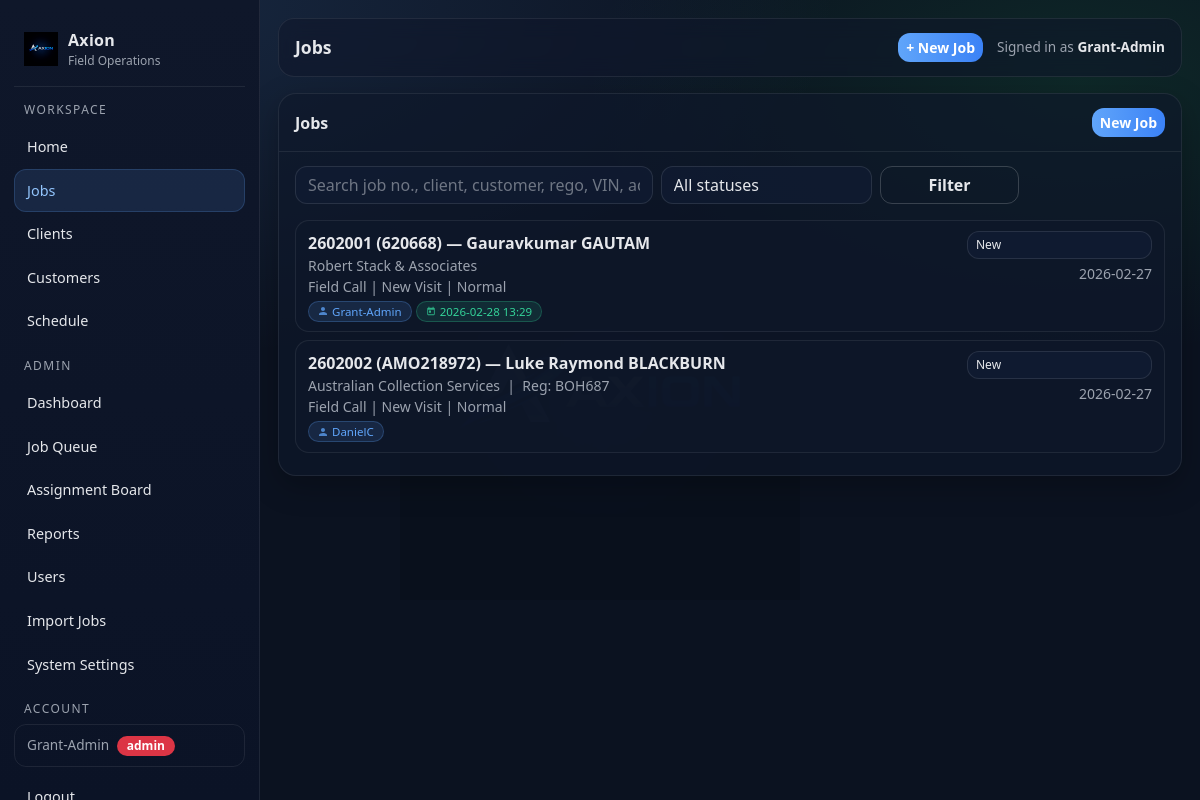
Page /jobs (signed in) on the committed database.
### tables this page shows
CREATE TABLE users (
        id INTEGER PRIMARY KEY AUTOINCREMENT,
        full_name TEXT NOT NULL,
        email TEXT UNIQUE NOT NULL,
        password TEXT NOT NULL,
        role TEXT NOT NULL,
        active INTEGER NOT NULL DEFAULT 1,
        created_at TEXT NOT NULL
    );

CREATE TABLE jobs (
        id INTEGER PRIMARY KEY AUTOINCREMENT,

        internal_job_number TEXT NOT NULL,
        client_reference TEXT,
        display_ref TEXT NOT NULL,

        client_id INTEGER,
        customer_id INTEGER,
        assigned_user_id INTEGER,

        job_type TEXT NOT NULL,
        visit_type TEXT NOT NULL,
        status TEXT NOT NULL,
        priority TEXT NOT NULL,

        job_address TEXT,
        description TEXT,

        created_at TEXT NOT NULL,
        updated_at TEXT NOT NULL, lender_name TEXT, account_number TEXT, regulation_type TEXT, arrears_cents INTEGER, costs_cents INTEGER, mmp_cents INTEGER, job_due_date TEXT, bill_to_client_id INTEGER,

        FOREIGN KEY(client_id) REFERENCES clients(id),
        FOREIGN KEY(customer_id) REFERENCES customers(id),
        FOREIGN KEY(assigned_user_id) REFERENCES users(id)
    );

CREATE TABLE clients (
        id INTEGER PRIMARY KEY AUTOINCREMENT,
        name TEXT NOT NULL,
        phone TEXT,
        email TEXT,
        address TEXT,
        notes TEXT,
        created_at TEXT NOT NULL
    , updated_at TEXT NOT NULL DEFAULT '');

### app.py (the view, shortened to what this page needs)
@app.get("/jobs")
@login_required
def jobs_list():
    status = request.args.get("status", "").strip()
    q = request.args.get("q", "").strip()
    user_id = session.get("user_id")
    role = session.get("role")
    conn = db()
    cur = conn.cursor()
    sql = """
    SELECT j.*,
           c.name AS client_name,
           (cu.first_name || ' ' || cu.last_name) AS customer_name,
           (SELECT ji.reg FROM job_items ji WHERE ji.job_id = j.id AND ji.item_type = 'vehicle' LIMIT 1) AS asset_reg,
           u.full_name AS assigned_name,
           (SELECT s.scheduled_for FROM schedules s
            WHERE s.job_id = j.id AND s.status NOT IN ('Completed', 'Cancelled')
              AND s.scheduled_for >= datetime('now')
            ORDER BY s.scheduled_for ASC LIMIT 1) AS next_scheduled
    FROM jobs j
    LEFT JOIN clients c ON c.id = j.client_id
    LEFT JOIN customers cu ON cu.id = j.customer_id
    LEFT JOIN users u ON u.id = j.assigned_user_id
    WHERE 1=1
    """
    params = []
    if role == "agent":
        sql += " AND j.assigned_user_id = ?"
        params.append(user_id)
    if status:
        if status == "Active":
            sql += " AND j.status LIKE 'Active%'"
        else:
            sql += " AND j.status = ?"
            params.append(status)
    sql += " ORDER BY CASE WHEN next_scheduled IS NULL THEN 1 ELSE 0 END, next_scheduled ASC, j.updated_at DESC"
    cur.execute(sql, params)
    rows = cur.fetchall()
    conn.close()
    statuses = [
        "New",
        "Active",
        "Active - Phone work only",
        "Suspended",
        "Awaiting info from client",
        "Completed",
        "Invoiced"
    ]
    return render_template("jobs.html", jobs=rows, statuses=statuses, status=status, q=q)

### app.py (called while the page is built)
def db():
    conn = sqlite3.connect(DB_PATH)
    conn.row_factory = sqlite3.Row
    return conn

def add_column_if_missing(cur, table, col, coltype):
    cur.execute(f"PRAGMA table_info({table})")
    cols = [r["name"] for r in cur.fetchall()]
    if col not in cols:
        cur.execute(f"ALTER TABLE {table} ADD COLUMN {col} {coltype}")

@app.context_processor
def inject_globals():
    return {"GOOGLE_MAPS_API_KEY": os.environ.get("GOOGLE_MAPS_API_KEY", "")}

@app.before_request
def _ensure_db():
    init_db()

def login_required(f):
    @wraps(f)
    def wrapper(*args, **kwargs):
        if not session.get("user_id"):
            return redirect(url_for("login"))
        return f(*args, **kwargs)
    return wrapper

### templates/jobs.html (shortened to what this page needs)
{% extends "layout.html" %}
{% block page_title %}Jobs{% endblock %}
{% block content %}
<div class="ax-card">
  <div class="ax-card-h d-flex justify-content-between align-items-center">
    <div>Jobs</div>
    {% if session.get('role') == 'admin' %}<a class="btn btn-primary btn-sm" href="/jobs/new">New Job</a>{% endif %}
  </div>
  <div class="ax-card-b">
    <form class="row g-2 mb-3" method="get">
      <div class="col-12 col-lg-5">
        <input class="form-control" name="q" placeholder="Search job no., client, customer, rego, VIN, address..." value="{{ q }}">
      </div>
      <div class="col-12 col-lg-3">
        <select class="form-select" name="status">
          <option value="">All statuses</option>
        </select>
      </div>
      <div class="col-12 col-lg-2">
        <button class="btn btn-outline-secondary w-100">Filter</button>
      </div>
    </form>
    <div class="list-group list-group-flush">
      {% for j in jobs %}
        <div class="list-group-item" style="padding:.6rem .75rem;">
          <div class="d-flex justify-content-between align-items-start gap-2">
            <a href="/jobs/{{ j.id }}" class="text-decoration-none flex-grow-1" style="min-width:0;color:inherit;">
              <div class="fw-semibold">{{ j.display_ref }} &mdash; {{ j.customer_name or "No customer" }}</div>
              <div class="small" style="color:var(--muted)">
                {{ j.client_name or "No client" }}{% if j.asset_reg %} &nbsp;|&nbsp; Reg: {{ j.asset_reg }}{% endif %}
              </div>
              <div class="small" style="color:var(--muted)">
                {{ j.job_type }} | {{ j.visit_type }} | {{ j.priority }}
              </div>
              <div class="d-flex flex-wrap gap-1 mt-1">
                {% if j.assigned_name %}
                  <span style="display:inline-flex;align-items:center;gap:4px;background:rgba(96,165,250,.13);color:var(--accent);border:1px solid rgba(96,165,250,.25);border-radius:999px;padding:1px 9px;font-size:.72rem;font-weight:500;">
                    <svg width="10" height="10" viewBox="0 0 24 24" fill="currentColor" style="opacity:.75"><path d="M12 12c2.7 0 4.8-2.1 4.8-4.8S14.7 2.4 12 2.4 7.2 4.5 7.2 7.2 9.3 12 12 12zm0 2.4c-3.2 0-9.6 1.6-9.6 4.8v2.4h19.2v-2.4c0-3.2-6.4-4.8-9.6-4.8z"/></svg>
                    {{ j.assigned_name }}
                  </span>
                {% else %}
                  <span style="display:inline-flex;align-items:center;gap:4px;background:rgba(156,163,175,.1);color:var(--muted);border:1px solid rgba(156,163,175,.2);border-radius:999px;padding:1px 9px;font-size:.72rem;">
                    Unassigned
                  </span>
                {% endif %}
                {% if j.next_scheduled %}
                  <span style="display:inline-flex;align-items:center;gap:4px;background:rgba(52,211,153,.12);color:#34d399;border:1px solid rgba(52,211,153,.25);border-radius:999px;padding:1px 9px;font-size:.72rem;font-weight:500;">
                    <svg width="10" height="10" viewBox="0 0 24 24" fill="currentColor" style="opacity:.8"><path d="M19 4h-1V2h-2v2H8V2H6v2H5C3.9 4 3 4.9 3 6v14c0 1.1.9 2 2 2h14c1.1 0 2-.9 2-2V6c0-1.1-.9-2-2-2zm0 16H5V9h14v11zM7 11h5v5H7z"/></svg>
                    {{ j.next_scheduled[:16] | replace('T', ' ') }}
                  </span>
                {% endif %}
              </div>
            </a>
            <div class="text-end flex-shrink-0" style="min-width:110px;">
              {% if session.get('role') == 'admin' %}
                <form method="post" action="/jobs/{{ j.id }}/status" style="margin:0;">
                  <select name="status" class="form-select form-select-sm"
                          style="font-size:.75rem;min-width:110px;"
                          onchange="this.form.submit()">
                    {% for s in statuses %}
                      <option value="{{ s }}" {% if s == j.status %}selected{% endif %}>{{ s }}</option>
                    {% endfor %}
                  </select>
                </form>
              {% else %}
                <span class="badge bg-secondary">{{ j.status }}</span>
              {% endif %}
              <div class="small mt-1" style="color:var(--muted)">{{ j.updated_at[:10] if j.updated_at else '' }}</div>
            </div>
          </div>
        </div>
      {% else %}
        <div style="color:var(--muted)" class="py-3 text-center">No jobs found.</div>
      {% endfor %}
    </div>
  </div>
</div>
{% endblock %}

### templates/layout.html (shortened to what this page needs)
<!doctype html>
<html lang="en">
<head>
  <link href="https://cdn.jsdelivr.net/npm/bootstrap@5.3.3/dist/css/bootstrap.min.css" rel="stylesheet">
</head>
<body>
  <div class="ax-shell">
    <aside class="ax-sidebar">
      <a class="ax-brand" href="/">
        <img src="{{ url_for('static', filename='images/axion-logo.png') }}" alt="Axion">
        <div>
          <div class="name">Axion</div>
          <div class="sub">Field Operations</div>
        </div>
      </a>
      <div class="ax-nav">
        <div class="hint">Workspace</div>
        <a href="/dashboard" class="{% if request.path == '/dashboard' %}active{% endif %}">Home</a>
        <a href="/jobs" class="{% if request.path.startswith('/jobs') %}active{% endif %}">Jobs</a>
        <a href="/clients" class="{% if request.path.startswith('/clients') %}active{% endif %}">Clients</a>
        <a href="/customers" class="{% if request.path.startswith('/customers') %}active{% endif %}">Customers</a>
        <a href="/schedule" class="{% if request.path.startswith('/schedule') %}active{% endif %}">Schedule</a>
        {% if session.get('role') == 'admin' %}
          <div class="hint">Admin</div>
          <a href="/admin" class="{% if request.path == '/admin' %}active{% endif %}">Dashboard</a>
          <a href="/queue" class="{% if request.path.startswith('/queue') %}active{% endif %}">Job Queue</a>
          <a href="/assign" class="{% if request.path.startswith('/assign') %}active{% endif %}">Assignment Board</a>
          <a href="/reports/monthly" class="{% if request.path.startswith('/reports') %}active{% endif %}">Reports</a>
          <a href="/users" class="{% if request.path.startswith('/users') %}active{% endif %}">Users</a>
          <a href="/import/jobs" class="{% if request.path.startswith('/import') %}active{% endif %}">Import Jobs</a>
          <a href="/admin/settings" class="{% if request.path.startswith('/admin/settings') %}active{% endif %}">System Settings</a>
        {% endif %}
        <div class="hint">Account</div>
        {% if session.get('user_id') %}
          <div class="ax-user-chip mb-2">
            {{ session.get('user_name') }}
            <span class="badge {% if session.get('role') == 'admin' %}bg-danger{% else %}bg-secondary{% endif %} ms-1">{{ session.get('role') }}</span>
          </div>
          <a href="/logout">Logout</a>
        {% else %}
          <a href="/login" class="{% if request.path.startswith('/login') or request.path.startswith('/signup') %}active{% endif %}">Login</a>
        {% endif %}
      </div>
    </aside>
    <main class="ax-main">
      <div class="ax-topbar">
        <div class="title">{% block page_title %}Axion{% endblock %}</div>
        <div style="display:flex; align-items:center; gap:14px;">
          {% if session.get('user_id') %}
            <a href="/jobs/new" class="btn btn-primary btn-sm">+ New Job</a>
          {% endif %}
          <div style="color:var(--muted); font-size:.85rem;">
            {% if session.get('user_id') %}
              Signed in as <strong style="color:var(--text)">{{ session.get('user_name') }}</strong>
            {% else %}
              Not signed in
            {% endif %}
          </div>
        </div>
      </div>
      {% block content %}{% endblock %}
    </main>
  </div>
</body>
</html>

### templates/layout.html (style rules this page uses)
:root { --bg: #0b1220; --panel: #0f172a; --panel2: #111c33; --text: #e5e7eb; --muted: #9ca3af; --line: rgba(255,255,255,.08); --accent: #60a5fa; --accent2: #22c55e; --danger: #ef4444; }
body { background: radial-gradient(1200px 600px at 10% 0%, rgba(96,165,250,.15), transparent 60%), radial-gradient(900px 500px at 90% 10%, rgba(34,197,94,.12), transparent 55%), var(--bg); color: var(--text); }
body::before { content: ''; position: fixed; inset: 0; background: url('/static/images/axion-logo.png') center center / 400px auto no-repeat; opacity: .10; pointer-events: none; z-index: 0; }
.ax-shell { min-height: 100vh; display: grid; grid-template-columns: 260px 1fr; position: relative; z-index: 1; }
.ax-sidebar { background: linear-gradient(180deg, var(--panel), #0b1326); border-right: 1px solid var(--line); position: sticky; top: 0; height: 100vh; padding: 18px 14px; overflow-y: auto; }
.ax-brand { display:flex; align-items:center; gap: 10px; padding: 10px 10px 16px 10px; border-bottom: 1px solid var(--line); margin-bottom: 14px; text-decoration: none; }
.ax-brand img { height: 34px; }
.ax-brand .name { font-weight: 700; letter-spacing: .3px; color: var(--text); }
.ax-brand .sub { font-size: .75rem; color: var(--muted); }
.ax-nav a { display:flex; align-items:center; gap: 10px; padding: 10px 12px; border-radius: 12px; color: var(--text); text-decoration:none; border: 1px solid transparent; font-size: .9rem; }
.ax-nav a.active { background: rgba(96,165,250,.12); border-color: rgba(96,165,250,.20); color: #93c5fd; }
.ax-nav .hint { color: var(--muted); font-size: .75rem; margin: 14px 10px 6px; text-transform: uppercase; letter-spacing: .12em; }
.ax-user-chip { margin-top: auto; padding: 10px 12px; border-radius: 12px; border: 1px solid var(--line); font-size: .85rem; color: var(--muted); }
.ax-main { padding: 18px 18px 28px; min-width: 0; }
.ax-topbar { background: rgba(15, 23, 42, .55); border: 1px solid var(--line); border-radius: 16px; padding: 14px 16px; display:flex; align-items:center; justify-content: space-between; backdrop-filter: blur(10px); margin-bottom: 16px; }
.ax-topbar .title { font-size: 1.1rem; font-weight: 650; }
.ax-card { background: rgba(15, 23, 42, .65); border: 1px solid var(--line); border-radius: 18px; box-shadow: 0 10px 30px rgba(0,0,0,.25); overflow: visible; }
.ax-card .ax-card-h { padding: 14px 16px; border-bottom: 1px solid var(--line); font-weight: 650; }
.ax-card .ax-card-b { padding: 14px 16px; }
.form-control, .form-select { background: rgba(17, 28, 51, .75) !important; color: var(--text) !important; border: 1px solid rgba(255,255,255,.10) !important; border-radius: 12px !important; }
.form-control::placeholder { color: rgba(229,231,235,.45); }
.btn { border-radius: 12px; font-weight: 600; }
.btn-primary { background: linear-gradient(90deg, #60a5fa, #3b82f6); border: 0; }
.btn-outline-secondary { border-color: rgba(255,255,255,.18); color: var(--text); }
.badge { border-radius: 999px; padding: 4px 10px; font-weight: 600; font-size: .75rem; }
.list-group-item { background: rgba(15, 23, 42, .65) !important; border: 1px solid var(--line) !important; color: var(--text) !important; border-radius: 14px !important; margin-bottom: 8px; }

### rows in the picture
users: get "Grant-Admin", get "admin"
jobs: display_ref "2602001 (620668)", customer_name "Gauravkumar GAUTAM", name "Robert Stack & Associates", job_type "Field Call", visit_type "New Visit", priority "Normal", assigned_name "Grant-Admin", next_scheduled "2026-02-28 13:29", status "New", updated_at "2026-02-27"
jobs: display_ref "2602002 (AMO218972)", customer_name "Luke Raymond BLACKBURN", name "Australian Collection Services", asset_reg "BOH687", job_type "Field Call", visit_type "New Visit", priority "Normal", assigned_name "DanielC", status "New", updated_at "2026-02-27"
